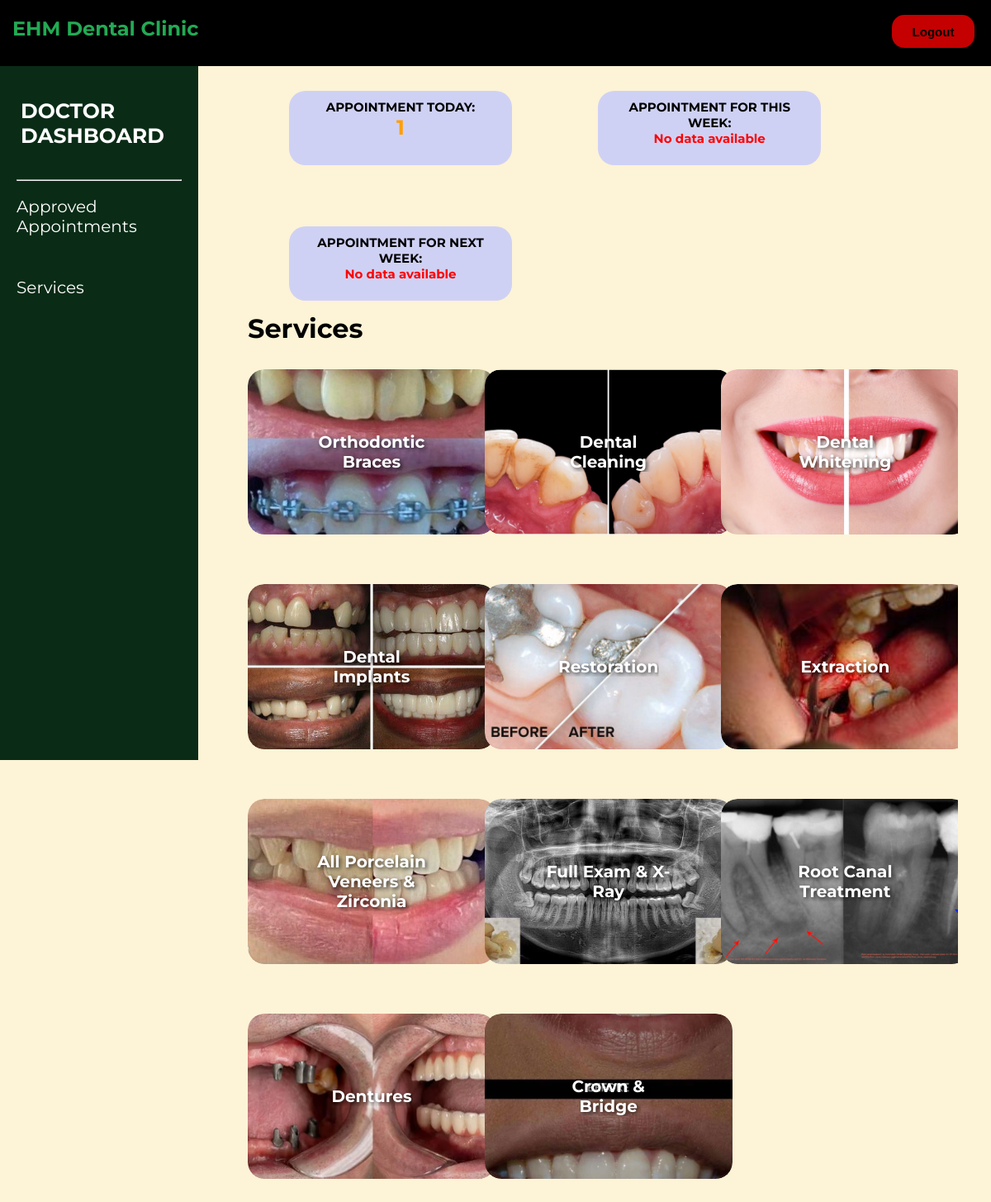
Screenshot of /DOCTOR/services.php (signed in) with the database file from the repository.
### tables this page shows
CREATE TABLE `tbl_services` (
  `id` int(11) NOT NULL,
  `service_image` varchar(255) NOT NULL,
  `service_name` varchar(100) NOT NULL,
  `service_description` text NOT NULL,
  `price` decimal(10,2) NOT NULL
);

### DOCTOR/services.php (the view, shortened to what this page needs)
<?php
include("../dbcon.php");
function fetchService($con, $service_name)
{
    $sql = "SELECT * FROM tbl_services WHERE service_name = ?";
    $stmt = $con->prepare($sql);
    $stmt->bind_param("s", $service_name);
    if ($stmt->execute()) {
        $result = $stmt->get_result();
        if ($result->num_rows > 0) {
            return $result->fetch_assoc();
        } else {
            return null;
        }
    } else {
        echo "Error executing statement: " . $stmt->error;
        return null;
    }
}
$veneersData = fetchService($con, 'All Porcelain Veneers & Zirconia');
$crownBridgeData = fetchService($con, 'Crown & Bridge');
$cleaningData = fetchService($con, 'Dental Cleaning');
$implantsData = fetchService($con, 'Dental Implants');
$whiteningData = fetchService($con, 'Dental Whitening');
$dentureData = fetchService($con, 'Dentures');
$extractionData = fetchService($con, 'Extraction');
$examData = fetchService($con, 'Full Exam & X-Ray');
$bracesData = fetchService($con, 'Orthodontic Braces');
$restorationData = fetchService($con, 'Restoration');
$rootData = fetchService($con, 'Root Canal Treatment');
?>
<!DOCTYPE html>
<html lang="en">
<head>
    <link rel="stylesheet" href="doc.css">
    <link rel="stylesheet" href="https://cdnjs.cloudflare.com/ajax/libs/font-awesome/6.6.0/css/all.min.css"
 />
</head>
<body>
    <nav>
        <a href="../HOME_PAGE/Home_page.php">
            <div class="logo">
                <h1><span>EHM</span> Dental Clinic</h1>
            </div>
        </a>
        <form method="POST" action="../logout.php">
            <button type="submit" class="logout-button">Logout</button>
        </form>
    </nav>
    <div>
        <aside class="sidebar">
            <ul>
                <br>
                <a href="doctor_dashboard.php">
                    <h3>DOCTOR <br>DASHBOARD</h3>
                </a>
                <br>
                <br>
                <hr>
                <br>
                <li><a href="appointments.php">Approved Appointments</a></li>
                <li><a href="services.php">Services</a></li>
            </ul>
        </aside>
    </div>
    <div class="top">
        <div class="content-box">
            <div class="round-box">
                <p>APPOINTMENT TODAY:</p>
                <?php
                include("../dbcon.php");
                $sql_today = "SELECT COUNT(*) as total_appointments_today
                              FROM tbl_appointments
                              WHERE (
                                (modified_date IS NOT NULL AND
                                DATE(modified_date) = CURDATE())
                                OR (modified_date IS NULL AND
                                DATE(date) = CURDATE())
                                ) AND status = '3'";
                $result_today = mysqli_query($con, $sql_today);
                $row_today = mysqli_fetch_assoc($result_today);
                $appointments_today = $row_today['total_appointments_today'];
                if ($appointments_today) {
                    echo "<span style='color: #FF9F00; font-weight: bold; font-size: 25px;'>$appointments_today</span>";
                } else {
                    echo "<span style='color: red;'>No data available</span>";
                }
                ?>
            </div>
            <div class="round-box">
                <p>APPOINTMENT FOR THIS WEEK:</p>
                <?php
                $sql_week = "SELECT COUNT(*) as total_appointments_week
                 FROM tbl_appointments
                 WHERE (
                    (modified_date IS NOT NULL AND
                     WEEK(DATE(modified_date), 1) = WEEK(CURDATE(), 1) AND DATE(modified_date) != CURDATE())
                    OR
                    (date IS NOT NULL AND
                     WEEK(DATE(date), 1) = WEEK(CURDATE(), 1) AND DATE(date) > CURDATE())
                        )
                 AND status = '3'";
                $result_week = mysqli_query($con, $sql_week);
                $row_week = mysqli_fetch_assoc($result_week);
                $appointments_for_week = $row_week['total_appointments_week'];
                if ($appointments_for_week) {
                    echo "<span style='color: #FF9F00; font-weight: bold; font-size: 25px;'>$appointments_for_week</span>";
                } else {
                    echo "<span style='color: red;'>No data available</span>";
                }
                ?>
            </div>
            <div class="round-box">
                <p>APPOINTMENT FOR NEXT WEEK:</p>
                <?php
                $sql_week = "SELECT COUNT(*) as total_appointments_week
                 FROM tbl_appointments
                 WHERE (
                    (modified_date IS NOT NULL AND
                    WEEK(DATE(modified_date), 1) = WEEK(CURDATE(), 1) + 1 AND DATE(modified_date) != CURDATE())
                    OR
                    (date IS NOT NULL AND
                    WEEK(DATE(date), 1) = WEEK(CURDATE(), 1) + 1 AND DATE(date) > CURDATE())
                    )
                    AND status = '3'";
                $result_week = mysqli_query($con, $sql_week);
                $row_week = mysqli_fetch_assoc($result_week);
                $appointments_for_week = $row_week['total_appointments_week'];
                if ($appointments_for_week) {
                    echo "<span style='color: #FF9F00; font-weight: bold; font-size: 25px;'>$appointments_for_week</span>";
                } else {
                    echo "<span style='color: red;'>No data available</span>";
                }
                ?>
            </div>
            <h1>Services</h1>
            <div id="crvs-container">
                <div class="img-box" id="openModalBtnOrthodonticBraces">
                    <div class="img-wrapper">
                        <p>
                            <?php echo htmlspecialchars($bracesData ? $bracesData['service_name'] : 'Orthodontic Braces'); ?>
                        </p>
                        <img src="/DENTAL/HOME_PAGE/SERVICES/SERVICES_IMAGES/<?php echo htmlspecialchars($bracesData ? basename($bracesData['service_image']) : 'default.jpg'); ?>"
                            alt="<?php echo htmlspecialchars($bracesData ? $bracesData['service_name'] : 'Orthodontic Braces'); ?>"
                            onerror="this.src='/DENTAL/HOME_PAGE/SERVICES/SERVICES_IMAGES/default.jpg';">
                    </div>
                </div>
                <div class="img-box" id="openModalBtnCleaning">
                    <div class="img-wrapper">
                        <p>
                            <?php echo htmlspecialchars($cleaningData ? $cleaningData['service_name'] : 'Dental Cleaning'); ?>
                        </p>
                        <img src="/DENTAL/HOME_PAGE/SERVICES/SERVICES_IMAGES/<?php echo htmlspecialchars($cleaningData ? basename($cleaningData['service_image']) : 'default.jpg'); ?>"
                            alt="<?php echo htmlspecialchars($cleaningData ? $cleaningData['service_name'] : 'Dental Cleaning'); ?>"
                            onerror="this.src='/DENTAL/HOME_PAGE/SERVICES/SERVICES_IMAGES/default.jpg';">
                    </div>
                </div>
                <div class="img-box" id="openModalBtnWhitening">
                    <div class="img-wrapper">
                        <p>
                            <?php echo htmlspecialchars($whiteningData ? $whiteningData['service_name'] : 'Dental Whitening'); ?>
                        </p>
                        <img src="/DENTAL/HOME_PAGE/SERVICES/SERVICES_IMAGES/<?php echo htmlspecialchars($whiteningData ? basename($whiteningData['service_image']) : 'default.jpg'); ?>"
                            alt="<?php echo htmlspecialchars($whiteningData ? $whiteningData['service_name'] : 'Dental Whitening'); ?>"
                            onerror="this.src='/DENTAL/HOME_PAGE/SERVICES/SERVICES_IMAGES/default.jpg';">
                    </div>
                </div>
                <div class="img-box" id="openModalBtnImplants">
                    <div class="img-wrapper">
                        <p>
                            <?php echo htmlspecialchars($implantsData ? $implantsData['service_name'] : 'Dental Implants'); ?>
                        </p>
                        <img src="/DENTAL/HOME_PAGE/SERVICES/SERVICES_IMAGES/<?php echo htmlspecialchars($implantsData ? basename($implantsData['service_image']) : 'default.jpg'); ?>"
                            alt="<?php echo htmlspecialchars($implantsData ? $implantsData['service_name'] : 'Dental Implants'); ?>"
                            onerror="this.src='/DENTAL/HOME_PAGE/SERVICES/SERVICES_IMAGES/default.jpg';">
                    </div>
                </div>
                <div class="img-box" id="openModalBtnRestoration">
                    <div class="img-wrapper">
                        <p>
                            <?php echo htmlspecialchars($restorationData ? $restorationData['service_name'] : 'Restoration'); ?>
                        </p>
                        <img src="/DENTAL/HOME_PAGE/SERVICES/SERVICES_IMAGES/<?php echo htmlspecialchars($restorationData ? basename($restorationData['service_image']) : 'default.jpg'); ?>"
                            alt="<?php echo htmlspecialchars($restorationData ? $restorationData['service_name'] : 'Restoration'); ?>"
                            onerror="this.src='/DENTAL/HOME_PAGE/SERVICES/SERVICES_IMAGES/default.jpg';">
                    </div>
                </div>
                <div class="img-box" id="openModalBtnExtraction">
                    <div class="img-wrapper">
                        <p>
                            <?php echo htmlspecialchars($extractionData ? $extractionData['service_name'] : 'Extraction'); ?>
                        </p>
                        <img src="/DENTAL/HOME_PAGE/SERVICES/SERVICES_IMAGES/<?php echo htmlspecialchars($extractionData ? basename($extractionData['service_image']) : 'default.jpg'); ?>"
                            alt="<?php echo htmlspecialchars($extractionData ? $extractionData['service_name'] : 'Extraction'); ?>"
                            onerror="this.src='/DENTAL/HOME_PAGE/SERVICES/SERVICES_IMAGES/default.jpg';">
                    </div>
                </div>
                <div class="img-box" id="openModalBtnVeneers">
                    <div class="img-wrapper">
                        <p>
                            <?php echo htmlspecialchars($veneersData ? $veneersData['service_name'] : 'All Porcelain Veneers & Zirconia'); ?>
                        </p>
                        <img src="/DENTAL/HOME_PAGE/SERVICES/SERVICES_IMAGES/<?php echo htmlspecialchars($veneersData ? basename($veneersData['service_image']) : 'default.jpg'); ?>"
                            alt="<?php echo htmlspecialchars($veneersData ? $veneersData['service_name'] : 'All Porcelain Veneers & Zirconia'); ?>"
                            onerror="this.src='/DENTAL/HOME_PAGE/SERVICES/SERVICES_IMAGES/default.jpg';">
                    </div>
                </div>
                <div class="img-box" id="openModalBtnExam">
                    <div class="img-wrapper">
                        <p>
                            <?php echo htmlspecialchars($examData ? $examData['service_name'] : 'Full Exam & X-Ray'); ?>
                        </p>
                        <img src="/DENTAL/HOME_PAGE/SERVICES/SERVICES_IMAGES/<?php echo htmlspecialchars($examData ? basename($examData['service_image']) : 'default.jpg'); ?>"
                            alt="<?php echo htmlspecialchars($examData ? $examData['service_name'] : 'Full Exam & X-Ray'); ?>"
                            onerror="this.src='/DENTAL/HOME_PAGE/SERVICES/SERVICES_IMAGES/default.jpg';">
                    </div>
                </div>
                <div class="img-box" id="openModalBtnRootCanal">
                    <div class="img-wrapper">
                        <p><?php echo htmlspecialchars($rootData ? $rootData['service_name'] : 'Root Canal Treatment'); ?>
                        </p>
                        <img src="/DENTAL/HOME_PAGE/SERVICES/SERVICES_IMAGES/<?php echo htmlspecialchars($rootData ? basename($rootData['service_image']) : 'default.jpg'); ?>"
                            alt="<?php echo htmlspecialchars($rootData ? $rootData['service_name'] : 'Root Canal Treatment'); ?>"
                            onerror="this.src='/DENTAL/HOME_PAGE/SERVICES/SERVICES_IMAGES/default.jpg';">
                    </div>
                </div>
                <div class="img-box" id="openModalBtnDentures">
                    <div class="img-wrapper">
                        <p><?php echo htmlspecialchars($dentureData ? $dentureData['service_name'] : 'Dentures'); ?></p>
                        <img src="/DENTAL/HOME_PAGE/SERVICES/SERVICES_IMAGES/<?php echo htmlspecialchars($dentureData ? basename($dentureData['service_image']) : 'default.jpg'); ?>"
                            alt="<?php echo htmlspecialchars($dentureData ? $dentureData['service_name'] : 'Dentures'); ?>"
                            onerror="this.src='/DENTAL/HOME_PAGE/SERVICES/SERVICES_IMAGES/default.jpg';">
                    </div>
                </div>
                <div class="img-box" id="openModalBtnCrownBridge">
                    <div class="img-wrapper">
                        <p><?php echo htmlspecialchars($crownBridgeData ? $crownBridgeData['service_name'] : 'Crown & Bridge'); ?>
                        </p>
                        <img src="/DENTAL/HOME_PAGE/SERVICES/SERVICES_IMAGES/<?php echo htmlspecialchars($crownBridgeData ? basename($crownBridgeData['service_image']) : 'default.jpg'); ?>"
                            alt="<?php echo htmlspecialchars($crownBridgeData ? $crownBridgeData['service_name'] : 'Crown & Bridge'); ?>"
                            onerror="this.src='/DENTAL/HOME_PAGE/SERVICES/SERVICES_IMAGES/default.jpg';">
                    </div>
                </div>
            </div>
        </div>
    </div>
</body>
</html>

### DOCTOR/doc.css (style rules this page uses)
* { margin: 0%; padding: 0%; text-decoration: none; overflow: auto; }
body { background-color: #FDF3D6; font-family: "Montserrat", sans-serif; }
nav { height: 80px; width: 100%; background-color: #000000; position: fixed; z-index: 1000; }
nav .logo { float: left; margin: 0px 15px; color: #22AA54; line-height: 70px; transition: transform 0.3s ease-in-out; }
.logout-button { width: 100px; height: 40px; font-size: 15px; font-weight: bold; float: inline-end; background-color: rgb(196, 0, 0); margin: 18px 20px; color: black; cursor: pointer; border: #ff0000; border-radius: 15px; transition: transform 0.3s; }
.sidebar { position: fixed; top: 80px; width: 200px; height: 100vh; background-color: #0A2C16; color: white; padding: 20px; }
.sidebar h3 { font-size: 25px; color: #ffff; text-shadow: none; }
.sidebar ul { list-style: none; padding: 0; }
.sidebar li { margin-bottom: 50px; font-size: 20px; }
.sidebar a { text-decoration: none; color: white; }
hr { color: black; font-weight: 2px; }
.top { margin-left: 300px; margin-right: 40px; }
.content-box { margin-top: 50px; word-wrap: break-word; overflow-wrap: break-word; justify-content: space-between; }
.round-box { width: 250px; height: 70px; border-radius: 20px 20px; padding: 10px; font-size: 15px; font-weight: bold; text-align: center; display: inline-block; background-color: #CFD1F4; margin-right: 50px; margin-left: 50px; margin-top: 60px; margin-bottom: 10px; }
.img-box { border-radius: 20px 20px; margin: 30px auto; transition: background-color 0.3s ease-in-out, transform 0.3s ease-in-out; }
.img-wrapper { position: relative; width: 100%; height: 100%; display: flex; flex-direction: column; justify-content: center; align-items: center; text-align: center; overflow: hidden; }
.img-wrapper img { height: 200px; width: 300px; object-fit: cover; border-radius: 20px; transition: transform 0.3s ease-in-out; }
.img-wrapper p { position: absolute; top: 50%; left: 50%; transform: translate(-50%, -50%); margin: 0; color: white; font-size: 20px; z-index: 3; font-weight: bold; text-shadow: 2px 2px 5px rgba(0, 0, 0, 0.7); }
#crvs-container { display: grid; grid-template-columns: repeat(3, 1fr); }
div h3 { margin-left: 5px; }

### rows the page displays
tbl_services: service_name "Orthodontic Braces", service_image (picture)
tbl_services: service_name "Dental Cleaning", service_image (picture)
tbl_services: service_name "Dental Whitening", service_image (picture)
tbl_services: service_name "Dental Implants", service_image (picture)
tbl_services: service_name "Restoration", service_image (picture)
tbl_services: service_name "Extraction", service_image+service_name (picture)
tbl_services: service_name "All Porcelain Veneers & Zirconia", service_image (picture)
tbl_services: service_name "Full Exam & X-Ray", service_image (picture)
tbl_services: service_name "Root Canal Treatment", service_image (picture)
tbl_services: service_name "Dentures", service_image (picture)
tbl_services: service_name "Crown & Bridge", service_image (picture)

### other values shown
$appointments_today "1"
